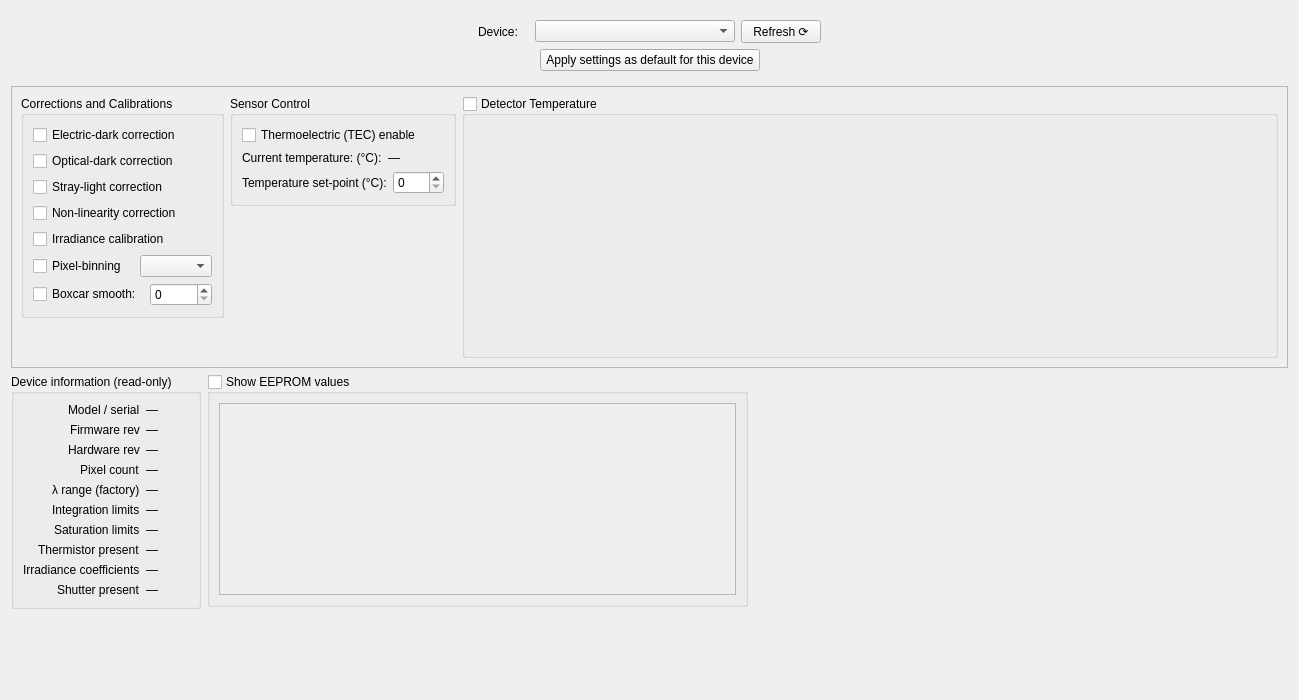
      <widget class="QWidget" name="tab_settings">
       <attribute name="title">
        <string>Settings</string>
       </attribute>
       <layout class="QVBoxLayout" name="verticalLayout_33">
        <item>
         <layout class="QVBoxLayout" name="verticalLayout_32">
          <item>
           <widget class="QFrame" name="frame_8">
            <property name="frameShape">
             <enum>QFrame::Shape::NoFrame</enum>
            </property>
            <property name="frameShadow">
             <enum>QFrame::Shadow::Raised</enum>
            </property>
            <layout class="QVBoxLayout" name="verticalLayout_23">
             <item>
              <layout class="QHBoxLayout" name="horizontalLayout_17">
               <item>
                <spacer name="horizontalSpacer_10">
                 <property name="orientation">
                  <enum>Qt::Orientation::Horizontal</enum>
                 </property>
                 <property name="sizeHint" stdset="0">
                  <size>
                   <width>458</width>
                   <height>20</height>
                  </size>
                 </property>
                </spacer>
               </item>
               <item>
                <widget class="QLabel" name="label_device">
                 <property name="sizePolicy">
                  <sizepolicy hsizetype="Fixed" vsizetype="Preferred">
                   <horstretch>0</horstretch>
                   <verstretch>0</verstretch>
                  </sizepolicy>
                 </property>
                 <property name="minimumSize">
                  <size>
                   <width>51</width>
                   <height>0</height>
                  </size>
                 </property>
                 <property name="maximumSize">
                  <size>
                   <width>51</width>
                   <height>16777215</height>
                  </size>
                 </property>
                 <property name="text">
                  <string>Device:</string>
                 </property>
                </widget>
               </item>
               <item>
                <widget class="QComboBox" name="comboBox_devices">
                 <property name="sizePolicy">
                  <sizepolicy hsizetype="Expanding" vsizetype="Fixed">
                   <horstretch>0</horstretch>
                   <verstretch>0</verstretch>
                  </sizepolicy>
                 </property>
                 <property name="minimumSize">
                  <size>
                   <width>200</width>
                   <height>0</height>
                  </size>
                 </property>
                </widget>
               </item>
               <item>
                <widget class="QPushButton" name="pushButton_refresh_device">
                 <property name="text">
                  <string>Refresh ⟳</string>
                 </property>
                </widget>
               </item>
               <item>
                <spacer name="horizontalSpacer_11">
                 <property name="orientation">
                  <enum>Qt::Orientation::Horizontal</enum>
                 </property>
                 <property name="sizeHint" stdset="0">
                  <size>
                   <width>458</width>
                   <height>20</height>
                  </size>
                 </property>
                </spacer>
               </item>
              </layout>
             </item>
             <item>
              <layout class="QHBoxLayout" name="horizontalLayout_21">
               <item>
                <spacer name="horizontalSpacer_12">
                 <property name="orientation">
                  <enum>Qt::Orientation::Horizontal</enum>
                 </property>
                 <property name="sizeHint" stdset="0">
                  <size>
                   <width>40</width>
                   <height>20</height>
                  </size>
                 </property>
                </spacer>
               </item>
               <item>
                <widget class="QPushButton" name="pushButton_defaults_device">
                 <property name="minimumSize">
                  <size>
                   <width>220</width>
                   <height>0</height>
                  </size>
                 </property>
                 <property name="text">
                  <string>Apply settings as default for this device</string>
                 </property>
                </widget>
               </item>
               <item>
                <spacer name="horizontalSpacer_13">
                 <property name="orientation">
                  <enum>Qt::Orientation::Horizontal</enum>
                 </property>
                 <property name="sizeHint" stdset="0">
                  <size>
                   <width>40</width>
                   <height>20</height>
                  </size>
                 </property>
                </spacer>
               </item>
              </layout>
             </item>
            </layout>
           </widget>
          </item>
          <item>
           <widget class="QFrame" name="frame_9">
            <property name="frameShape">
             <enum>QFrame::Shape::StyledPanel</enum>
            </property>
            <property name="frameShadow">
             <enum>QFrame::Shadow::Raised</enum>
            </property>
            <layout class="QVBoxLayout" name="verticalLayout_31">
             <item>
              <layout class="QHBoxLayout" name="horizontalLayout_23">
               <item>
                <layout class="QVBoxLayout" name="verticalLayout_29">
                 <item>
                  <widget class="QGroupBox" name="groupBox_corrections_calibrations">
                   <property name="sizePolicy">
                    <sizepolicy hsizetype="Fixed" vsizetype="Fixed">
                     <horstretch>0</horstretch>
                     <verstretch>0</verstretch>
                    </sizepolicy>
                   </property>
                   <property name="title">
                    <string>Corrections and Calibrations</string>
                   </property>
                   <property name="alignment">
                    <set>Qt::AlignmentFlag::AlignLeading|Qt::AlignmentFlag::AlignLeft|Qt::AlignmentFlag::AlignTop</set>
                   </property>
                   <layout class="QVBoxLayout" name="verticalLayout_21">
                    <item>
                     <widget class="QCheckBox" name="checkBox_electric_dark">
                      <property name="minimumSize">
                       <size>
                        <width>151</width>
                        <height>0</height>
                       </size>
                      </property>
                      <property name="text">
                       <string>Electric-dark correction</string>
                      </property>
                     </widget>
                    </item>
                    <item>
                     <widget class="QCheckBox" name="checkBox_optical_dark">
                      <property name="minimumSize">
                       <size>
                        <width>151</width>
                        <height>0</height>
                       </size>
                      </property>
                      <property name="text">
                       <string>Optical-dark correction</string>
                      </property>
                     </widget>
                    </item>
                    <item>
                     <widget class="QCheckBox" name="checkBox_stray_light_correction">
                      <property name="minimumSize">
                       <size>
                        <width>151</width>
                        <height>0</height>
                       </size>
                      </property>
                      <property name="text">
                       <string>Stray-light correction</string>
                      </property>
                     </widget>
                    </item>
                    <item>
                     <widget class="QCheckBox" name="checkBox_non_linearity">
                      <property name="minimumSize">
                       <size>
                        <width>151</width>
                        <height>0</height>
                       </size>
                      </property>
                      <property name="text">
                       <string>Non-linearity correction</string>
                      </property>
                     </widget>
                    </item>
                    <item>
                     <widget class="QCheckBox" name="checkBox_irradiance">
                      <property name="minimumSize">
                       <size>
                        <width>151</width>
                        <height>0</height>
                       </size>
                      </property>
                      <property name="text">
                       <string>Irradiance calibration</string>
                      </property>
                     </widget>
                    </item>
                    <item>
                     <layout class="QHBoxLayout" name="horizontalLayout_18">
                      <item>
                       <widget class="QCheckBox" name="checkBox_pixel_binning">
                        <property name="minimumSize">
                         <size>
                          <width>101</width>
                          <height>0</height>
                         </size>
                        </property>
                        <property name="text">
                         <string>Pixel-binning</string>
                        </property>
                       </widget>
                      </item>
                      <item>
                       <widget class="QComboBox" name="comboBox_pixel_binning">
                        <property name="minimumSize">
                         <size>
                          <width>62</width>
                          <height>0</height>
                         </size>
                        </property>
                       </widget>
                      </item>
                     </layout>
                    </item>
                    <item>
                     <layout class="QHBoxLayout" name="horizontalLayout_19">
                      <item>
                       <widget class="QCheckBox" name="checkBox_boxcar_smooth">
                        <property name="minimumSize">
                         <size>
                          <width>111</width>
                          <height>0</height>
                         </size>
                        </property>
                        <property name="text">
                         <string>Boxcar smooth:</string>
                        </property>
                       </widget>
                      </item>
                      <item>
                       <widget class="QSpinBox" name="spinBox_boxcar_smooth">
                        <property name="minimumSize">
                         <size>
                          <width>61</width>
                          <height>0</height>
                         </size>
                        </property>
                       </widget>
                      </item>
                     </layout>
                    </item>
                   </layout>
                  </widget>
                 </item>
                 <item>
                  <spacer name="verticalSpacer_2">
                   <property name="orientation">
                    <enum>Qt::Orientation::Vertical</enum>
                   </property>
                   <property name="sizeHint" stdset="0">
                    <size>
                     <width>20</width>
                     <height>40</height>
                    </size>
                   </property>
                  </spacer>
                 </item>
                </layout>
               </item>
               <item>
                <layout class="QVBoxLayout" name="verticalLayout_30">
                 <item>
                  <widget class="QGroupBox" name="groupBox_sensor_control">
                   <property name="sizePolicy">
                    <sizepolicy hsizetype="Fixed" vsizetype="Fixed">
                     <horstretch>0</horstretch>
                     <verstretch>0</verstretch>
                    </sizepolicy>
                   </property>
                   <property name="title">
                    <string>Sensor Control</string>
                   </property>
                   <property name="alignment">
                    <set>Qt::AlignmentFlag::AlignLeading|Qt::AlignmentFlag::AlignLeft|Qt::AlignmentFlag::AlignTop</set>
                   </property>
                   <layout class="QVBoxLayout" name="verticalLayout_22">
                    <item>
                     <widget class="QCheckBox" name="checkBox_thermoelectric_enable">
                      <property name="minimumSize">
                       <size>
                        <width>181</width>
                        <height>0</height>
                       </size>
                      </property>
                      <property name="text">
                       <string>Thermoelectric (TEC) enable</string>
                      </property>
                     </widget>
                    </item>
                    <item>
                     <layout class="QHBoxLayout" name="horizontalLayout_24">
                      <item>
                       <widget class="QLabel" name="label_current_temperature">
                        <property name="text">
                         <string>Current temperature: (°C):</string>
                        </property>
                       </widget>
                      </item>
                      <item>
                       <widget class="QLabel" name="label_current_temperature_value">
                        <property name="text">
                         <string>—</string>
                        </property>
                       </widget>
                      </item>
                     </layout>
                    </item>
                    <item>
                     <layout class="QHBoxLayout" name="horizontalLayout_20">
                      <item>
                       <widget class="QLabel" name="label_temp_setpoint">
                        <property name="text">
                         <string>Temperature set-point (°C):</string>
                        </property>
                       </widget>
                      </item>
                      <item>
                       <widget class="QSpinBox" name="spinBox_tec_temp_setpoint">
                        <property name="minimumSize">
                         <size>
                          <width>51</width>
                          <height>0</height>
                         </size>
                        </property>
                       </widget>
                      </item>
                     </layout>
                    </item>
                   </layout>
                  </widget>
                 </item>
                 <item>
                  <spacer name="verticalSpacer">
                   <property name="orientation">
                    <enum>Qt::Orientation::Vertical</enum>
                   </property>
                   <property name="sizeHint" stdset="0">
                    <size>
                     <width>20</width>
                     <height>40</height>
                    </size>
                   </property>
                  </spacer>
                 </item>
                </layout>
               </item>
               <item>
                <widget class="QGroupBox" name="groupBox_4">
                 <property name="sizePolicy">
                  <sizepolicy hsizetype="Expanding" vsizetype="Expanding">
                   <horstretch>0</horstretch>
                   <verstretch>0</verstretch>
                  </sizepolicy>
                 </property>
                 <property name="title">
                  <string>Detector Temperature</string>
                 </property>
                 <property name="alignment">
                  <set>Qt::AlignmentFlag::AlignLeading|Qt::AlignmentFlag::AlignLeft|Qt::AlignmentFlag::AlignTop</set>
                 </property>
                 <property name="flat">
                  <bool>true</bool>
                 </property>
                 <property name="checkable">
                  <bool>true</bool>
                 </property>
                 <property name="checked">
                  <bool>false</bool>
                 </property>
                 <layout class="QVBoxLayout" name="verticalLayout_24">
                  <item>
                   <widget class="PlotWidget" name="widget_temperatureplot" native="true">
                    <property name="sizePolicy">
                     <sizepolicy hsizetype="Expanding" vsizetype="Expanding">
                      <horstretch>0</horstretch>
                      <verstretch>0</verstretch>
                     </sizepolicy>
                    </property>
                   </widget>
                  </item>
                 </layout>
                </widget>
               </item>
              </layout>
             </item>
            </layout>
           </widget>
          </item>
          <item>
           <layout class="QHBoxLayout" name="horizontalLayout_22">
            <item>
             <layout class="QVBoxLayout" name="verticalLayout_28">
              <item>
               <widget class="QGroupBox" name="groupBox_device_information">
                <property name="title">
                 <string>Device information (read-only)</string>
                </property>
                <layout class="QVBoxLayout" name="verticalLayout_25">
                 <item>
                  <layout class="QFormLayout" name="formLayout">
                   <property name="labelAlignment">
                    <set>Qt::AlignmentFlag::AlignRight|Qt::AlignmentFlag::AlignTrailing|Qt::AlignmentFlag::AlignVCenter</set>
                   </property>
                   <item row="0" column="0">
                    <widget class="QLabel" name="label_modelserial">
                     <property name="text">
                      <string>Model / serial</string>
                     </property>
                    </widget>
                   </item>
                   <item row="0" column="1">
                    <widget class="QLabel" name="label_modelserial_changeable">
                     <property name="text">
                      <string>—</string>
                     </property>
                    </widget>
                   </item>
                   <item row="1" column="0">
                    <widget class="QLabel" name="label_firmwarerev">
                     <property name="text">
                      <string>Firmware rev</string>
                     </property>
                    </widget>
                   </item>
                   <item row="1" column="1">
                    <widget class="QLabel" name="label_firmwarerev_changeable">
                     <property name="text">
                      <string>—</string>
                     </property>
                    </widget>
                   </item>
                   <item row="2" column="0">
                    <widget class="QLabel" name="label_hardwarerev">
                     <property name="text">
                      <string>Hardware rev</string>
                     </property>
                    </widget>
                   </item>
                   <item row="2" column="1">
                    <widget class="QLabel" name="label_hardwarerev_changeable">
                     <property name="text">
                      <string>—</string>
                     </property>
                    </widget>
                   </item>
                   <item row="3" column="0">
                    <widget class="QLabel" name="label_pixelcount">
                     <property name="text">
                      <string>Pixel count</string>
                     </property>
                    </widget>
                   </item>
                   <item row="3" column="1">
                    <widget class="QLabel" name="label_pixelcount_changeable">
                     <property name="text">
                      <string>—</string>
                     </property>
                    </widget>
                   </item>
                   <item row="4" column="0">
                    <widget class="QLabel" name="label_wavelengthrangefactory">
                     <property name="text">
                      <string>λ range (factory)</string>
                     </property>
                    </widget>
                   </item>
                   <item row="4" column="1">
                    <widget class="QLabel" name="label_wavelengthrangefactory_changeable">
                     <property name="text">
                      <string>—</string>
                     </property>
                    </widget>
                   </item>
                   <item row="5" column="0">
                    <widget class="QLabel" name="label_integrationlimits">
                     <property name="text">
                      <string>Integration limits</string>
                     </property>
                    </widget>
                   </item>
                   <item row="5" column="1">
                    <widget class="QLabel" name="label_integrationlimits_changeable">
                     <property name="text">
                      <string>—</string>
                     </property>
                    </widget>
                   </item>
                   <item row="6" column="0">
                    <widget class="QLabel" name="label_saturationlimits">
                     <property name="text">
                      <string>Saturation limits</string>
                     </property>
                    </widget>
                   </item>
                   <item row="6" column="1">
                    <widget class="QLabel" name="label_saturationlimits_changeable">
                     <property name="text">
                      <string>—</string>
                     </property>
                    </widget>
                   </item>
                   <item row="7" column="0">
                    <widget class="QLabel" name="label_thermistorpresent">
                     <property name="text">
                      <string>Thermistor present</string>
                     </property>
                    </widget>
                   </item>
                   <item row="7" column="1">
                    <widget class="QLabel" name="label_thermistorpresent_changeable">
                     <property name="text">
                      <string>—</string>
                     </property>
                    </widget>
                   </item>
                   <item row="8" column="0">
                    <widget class="QLabel" name="label_irradiancecoefficients">
                     <property name="text">
                      <string>Irradiance coefficients</string>
                     </property>
                    </widget>
                   </item>
                   <item row="8" column="1">
                    <widget class="QLabel" name="label_irradiancecoefficients_changeable">
                     <property name="text">
                      <string>—</string>
                     </property>
                    </widget>
                   </item>
                   <item row="9" column="0">
                    <widget class="QLabel" name="label_shutterpresent">
                     <property name="text">
                      <string>Shutter present</string>
                     </property>
                    </widget>
                   </item>
                   <item row="9" column="1">
                    <widget class="QLabel" name="label_shutterpresent_changeable">
                     <property name="text">
                      <string>—</string>
                     </property>
                    </widget>
                   </item>
                  </layout>
                 </item>
                </layout>
               </widget>
              </item>
              <item>
               <spacer name="verticalSpacer_3">
                <property name="orientation">
                 <enum>Qt::Orientation::Vertical</enum>
                </property>
                <property name="sizeHint" stdset="0">
                 <size>
                  <width>20</width>
                  <height>40</height>
                 </size>
                </property>
               </spacer>
              </item>
             </layout>
            </item>
            <item>
             <layout class="QVBoxLayout" name="verticalLayout_27">
              <item>
               <widget class="QGroupBox" name="groupBox_eeprominfo">
                <property name="title">
                 <string>Show EEPROM values</string>
                </property>
                <property name="flat">
                 <bool>true</bool>
                </property>
                <property name="checkable">
                 <bool>true</bool>
                </property>
                <property name="checked">
                 <bool>false</bool>
                </property>
                <layout class="QVBoxLayout" name="verticalLayout_26">
                 <item>
                  <widget class="QTableView" name="tableView_eeprom"/>
                 </item>
                </layout>
               </widget>
              </item>
              <item>
               <spacer name="verticalSpacer_4">
                <property name="orientation">
                 <enum>Qt::Orientation::Vertical</enum>
                </property>
                <property name="sizeHint" stdset="0">
                 <size>
                  <width>20</width>
                  <height>40</height>
                 </size>
                </property>
               </spacer>
              </item>
             </layout>
            </item>
            <item>
             <spacer name="horizontalSpacer_14">
              <property name="orientation">
               <enum>Qt::Orientation::Horizontal</enum>
              </property>
              <property name="sizeHint" stdset="0">
               <size>
                <width>40</width>
                <height>20</height>
               </size>
              </property>
             </spacer>
            </item>
           </layout>
          </item>
          <item>
           <spacer name="verticalSpacer_5">
            <property name="orientation">
             <enum>Qt::Orientation::Vertical</enum>
            </property>
            <property name="sizeHint" stdset="0">
             <size>
              <width>20</width>
              <height>40</height>
             </size>
            </property>
           </spacer>
          </item>
         </layout>
        </item>
       </layout>
      </widget>
